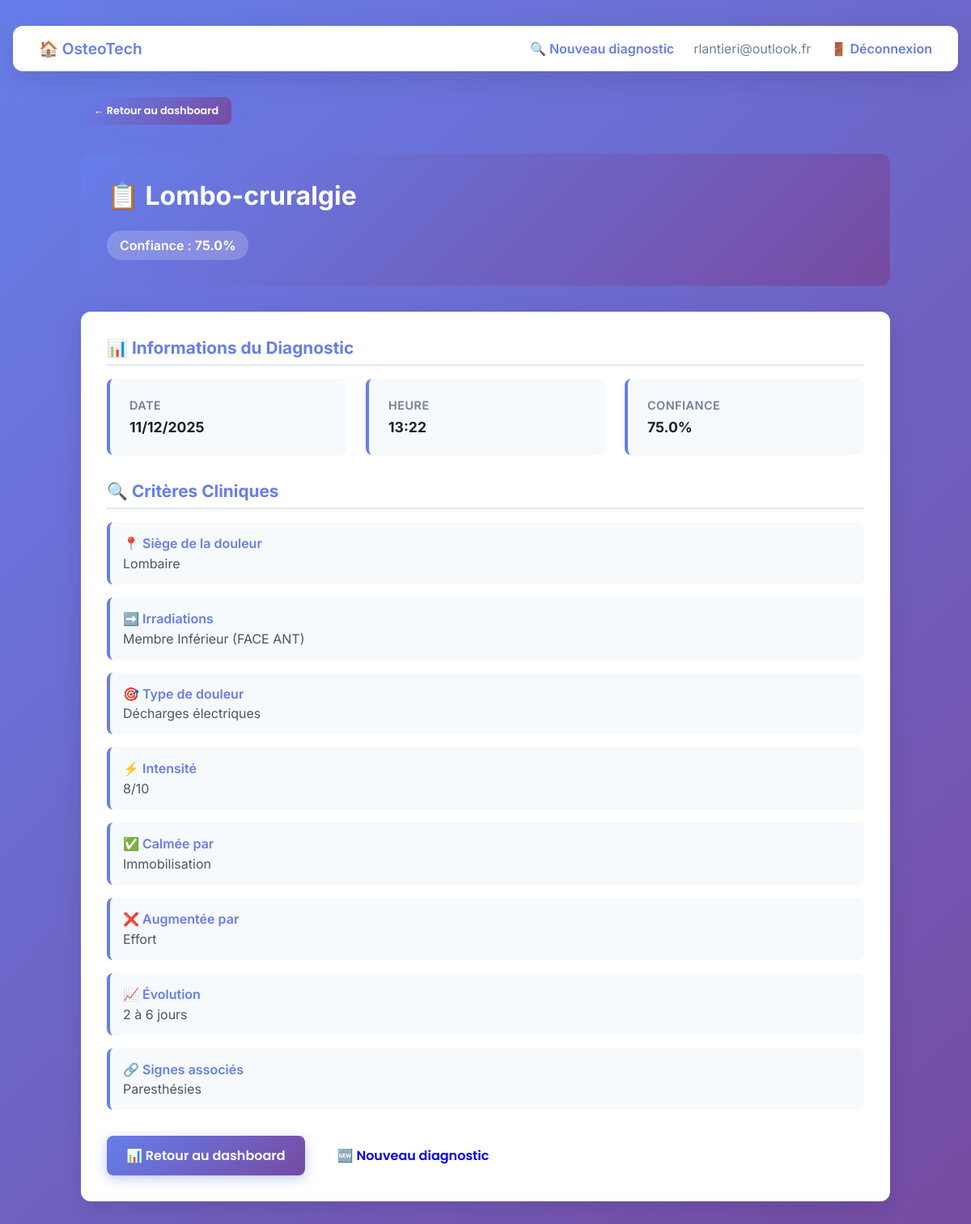
The app's page /diagnostic/5 (signed in) with its own data.
### models.py (models this page shows, shortened)
class User(db.Model):
    __tablename__ = 'users'
    id = db.Column(db.Integer, primary_key=True)
    email = db.Column(db.String(120), unique=True, nullable=False, index=True)
    password_hash = db.Column(db.String(255), nullable=False)
    created_at = db.Column(db.DateTime, default=datetime.utcnow)
    updated_at = db.Column(db.DateTime, default=datetime.utcnow, onupdate=datetime.utcnow)
    diagnostics = db.relationship('Diagnostic', backref='user', lazy=True, cascade='all, delete-orphan')

class Diagnostic(db.Model):
    __tablename__ = 'diagnostics'
    id = db.Column(db.Integer, primary_key=True)
    user_id = db.Column(db.Integer, db.ForeignKey('users.id'), nullable=False)
    siege = db.Column(db.String(100))
    irradiations = db.Column(db.String(100))
    type_douleur = db.Column(db.String(100))
    intensite = db.Column(db.String(50))
    calmee_par = db.Column(db.String(100))
    augmentee_par = db.Column(db.String(100))
    evolution = db.Column(db.String(100))
    signes_associes = db.Column(db.String(200))
    diagnosis_name = db.Column(db.String(200))
    diagnosis_confidence = db.Column(db.Float)
    diagnosis_id = db.Column(db.String(100))
    created_at = db.Column(db.DateTime, default=datetime.utcnow, index=True)
    notes = db.Column(db.Text)  # Notes utilisateur

### app.py (the view)
@app.route('/diagnostic/<int:diagnostic_id>')
@login_required
def view_diagnostic(diagnostic_id):
    user = get_current_user()
    diagnostic = Diagnostic.query.get(diagnostic_id)
    if not diagnostic or diagnostic.user_id != user.id:
        return redirect(url_for('dashboard'))
    return render_template('diagnostic_detail.html', diagnostic=diagnostic, user=user)

### app.py (called while the page is built)
def login_required(f):
    @wraps(f)
    def decorated_function(*args, **kwargs):
        if 'user_id' not in session:
            return redirect(url_for('login'))
        return f(*args, **kwargs)
    return decorated_function

def get_current_user():
    if 'user_id' in session:
        return User.query.get(session['user_id'])
    return None

@app.before_request
def create_tables():
    db.create_all()

### templates/diagnostic_detail.html (shortened to what this page needs)
<!DOCTYPE html>
<html lang="fr">
<head>
</head>
<body>
    <nav>
        <a href="/" style="font-size: 1.2rem;">🏠 OsteoTech</a>
        <div class="nav-right">
            <a href="/app">🔍 Nouveau diagnostic</a>
            <span class="nav-email">{{ user.email }}</span>
            <a href="/logout" style="color: var(--primary); text-decoration: none; font-weight: 600;">🚪 Déconnexion</a>
        </div>
    </nav>
    <div class="container">
        <div class="back-button">
            <a href="/dashboard" class="btn btn-primary btn-small">← Retour au dashboard</a>
        </div>
        <div class="diagnostic-header">
            <div class="diagnostic-title">📋 {{ diagnostic.diagnosis_name }}</div>
            <div class="confidence-badge">
                Confiance : <strong>{{ diagnostic.diagnosis_confidence }}%</strong>
            </div>
        </div>
        <div class="card">
            <div class="section">
                <h2 class="section-title">📊 Informations du Diagnostic</h2>
                <div class="info-grid">
                    <div class="info-card">
                        <div class="info-label">Date</div>
                        <div class="info-value">{{ diagnostic.created_at.strftime('%d/%m/%Y') }}</div>
                    </div>
                    <div class="info-card">
                        <div class="info-label">Heure</div>
                        <div class="info-value">{{ diagnostic.created_at.strftime('%H:%M') }}</div>
                    </div>
                    <div class="info-card">
                        <div class="info-label">Confiance</div>
                        <div class="info-value">{{ diagnostic.diagnosis_confidence }}%</div>
                    </div>
                </div>
            </div>
            <div class="section">
                <h2 class="section-title">🔍 Critères Cliniques</h2>
                {% if diagnostic.siege %}
                <div class="detail-item">
                    <div class="detail-label">📍 Siège de la douleur</div>
                    <div class="detail-value">{{ diagnostic.siege }}</div>
                </div>
                {% endif %}
                {% if diagnostic.irradiations %}
                <div class="detail-item">
                    <div class="detail-label">➡️ Irradiations</div>
                    <div class="detail-value">{{ diagnostic.irradiations }}</div>
                </div>
                {% endif %}
                {% if diagnostic.type_douleur %}
                <div class="detail-item">
                    <div class="detail-label">🎯 Type de douleur</div>
                    <div class="detail-value">{{ diagnostic.type_douleur }}</div>
                </div>
                {% endif %}
                {% if diagnostic.intensite %}
                <div class="detail-item">
                    <div class="detail-label">⚡ Intensité</div>
                    <div class="detail-value">{{ diagnostic.intensite }}/10</div>
                </div>
                {% endif %}
                {% if diagnostic.calmee_par %}
                <div class="detail-item">
                    <div class="detail-label">✅ Calmée par</div>
                    <div class="detail-value">{{ diagnostic.calmee_par }}</div>
                </div>
                {% endif %}
                {% if diagnostic.augmentee_par %}
                <div class="detail-item">
                    <div class="detail-label">❌ Augmentée par</div>
                    <div class="detail-value">{{ diagnostic.augmentee_par }}</div>
                </div>
                {% endif %}
                {% if diagnostic.evolution %}
                <div class="detail-item">
                    <div class="detail-label">📈 Évolution</div>
                    <div class="detail-value">{{ diagnostic.evolution }}</div>
                </div>
                {% endif %}
                {% if diagnostic.signes_associes %}
                <div class="detail-item">
                    <div class="detail-label">🔗 Signes associés</div>
                    <div class="detail-value">{{ diagnostic.signes_associes }}</div>
                </div>
                {% endif %}
            </div>
            <div class="actions">
                <a href="/dashboard" class="btn btn-primary">📊 Retour au dashboard</a>
                <a href="/app" class="btn btn-secondary">🆕 Nouveau diagnostic</a>
            </div>
        </div>
    </div>
</body>
</html>

### templates/diagnostic_detail.html (style rules this page uses)
:root { --primary: #667eea; --secondary: #764ba2; --dark: #1a202c; --light: #f7fafc; }
* { font-family: 'Inter', sans-serif; margin: 0; padding: 0; box-sizing: border-box; }
body { background: linear-gradient(135deg, #667eea 0%, #764ba2 100%); color: var(--dark); min-height: 100vh; padding: 2rem 1rem; }
nav { background: white; border-radius: 12px; padding: 1rem 2rem; box-shadow: 0 10px 30px rgba(0, 0, 0, 0.1); margin-bottom: 2rem; display: flex; justify-content: space-between; align-items: center; }
nav a { color: var(--primary); text-decoration: none; font-weight: 600; transition: all 0.3s ease; }
.nav-right { display: flex; gap: 1.5rem; align-items: center; }
.nav-email { color: #718096; }
h2 { font-size: 1.5rem; color: var(--dark); margin-bottom: 1rem; }
.container { max-width: 1000px; margin: 0 auto; }
.card { background: white; border-radius: 12px; padding: 2rem; box-shadow: 0 10px 30px rgba(0, 0, 0, 0.1); margin-bottom: 2rem; }
.btn { font-family: 'Poppins', sans-serif; font-weight: 600; padding: 0.75rem 1.5rem; border: none; border-radius: 8px; cursor: pointer; text-decoration: none; display: inline-block; transition: all 0.3s ease; position: relative; overflow: hidden; }
.btn::before { content: ''; position: absolute; top: 0; left: -100%; width: 100%; height: 100%; background: rgba(255, 255, 255, 0.2); transition: left 0.3s ease; display: none; }
.btn-primary { background: linear-gradient(135deg, var(--primary), var(--secondary)); color: white; box-shadow: 0 4px 15px rgba(102, 126, 234, 0.4); }
.btn-small { padding: 0.5rem 1rem; font-size: 0.8rem; }
.diagnostic-header { background: linear-gradient(135deg, var(--primary), var(--secondary)); color: white; padding: 2rem; border-radius: 12px; margin-bottom: 2rem; }
.diagnostic-title { font-size: 2rem; font-weight: 700; margin-bottom: 0.5rem; }
.confidence-badge { display: inline-block; background: rgba(255, 255, 255, 0.2); padding: 0.5rem 1rem; border-radius: 20px; font-weight: 600; margin-top: 1rem; }
.info-grid { display: grid; grid-template-columns: repeat(auto-fit, minmax(200px, 1fr)); gap: 1.5rem; margin-bottom: 2rem; }
.info-card { background: #f7fafc; padding: 1.5rem; border-radius: 8px; border-left: 4px solid var(--primary); }
.info-label { font-size: 0.9rem; color: #718096; font-weight: 600; margin-bottom: 0.5rem; text-transform: uppercase; letter-spacing: 0.5px; }
.info-value { font-size: 1.1rem; color: var(--dark); font-weight: 700; }
.section { margin-bottom: 2rem; }
.section-title { font-size: 1.3rem; color: var(--primary); margin-bottom: 1rem; padding-bottom: 0.5rem; border-bottom: 2px solid #e2e8f0; }
.detail-item { background: #f7fafc; padding: 1rem; margin-bottom: 1rem; border-radius: 8px; border-left: 4px solid var(--primary); }
.detail-label { font-weight: 600; color: var(--primary); margin-bottom: 0.3rem; }
.detail-value { color: #4a5568; }
.back-button { margin-bottom: 2rem; }
.actions { display: flex; gap: 1rem; margin-top: 2rem; }

### records on screen
User: email "rlantieri@outlook.fr"
Diagnostic: diagnosis_name "Lombo-cruralgie", diagnosis_confidence "75.0", created_at "11/12/2025", created_at "13:22", siege "Lombaire", irradiations "Membre Inférieur (FACE ANT)", type_douleur "Décharges électriques", intensite "8", calmee_par "Immobilisation", augmentee_par "Effort", evolution "2 à 6 jours", signes_associes "Paresthésies"
